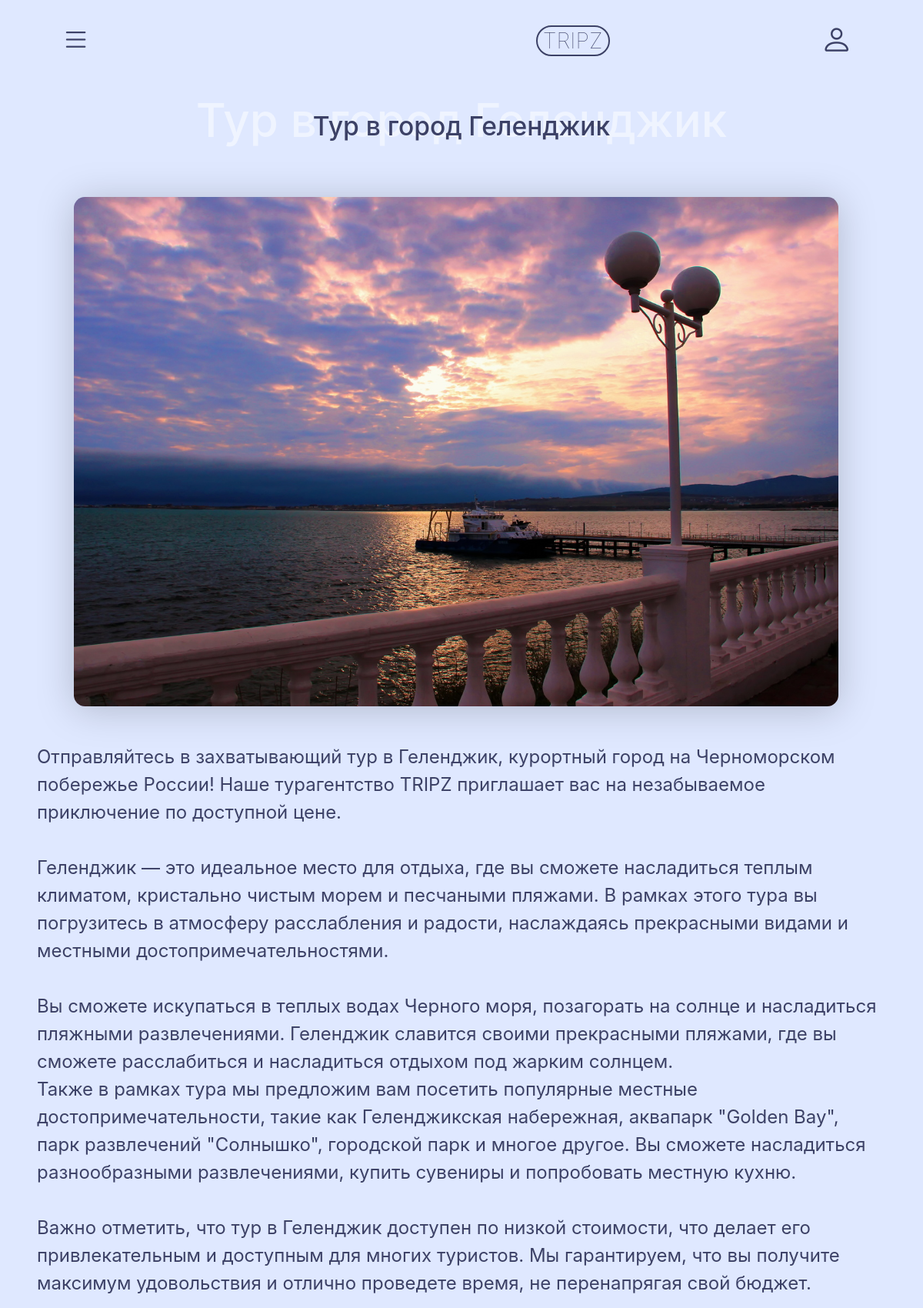
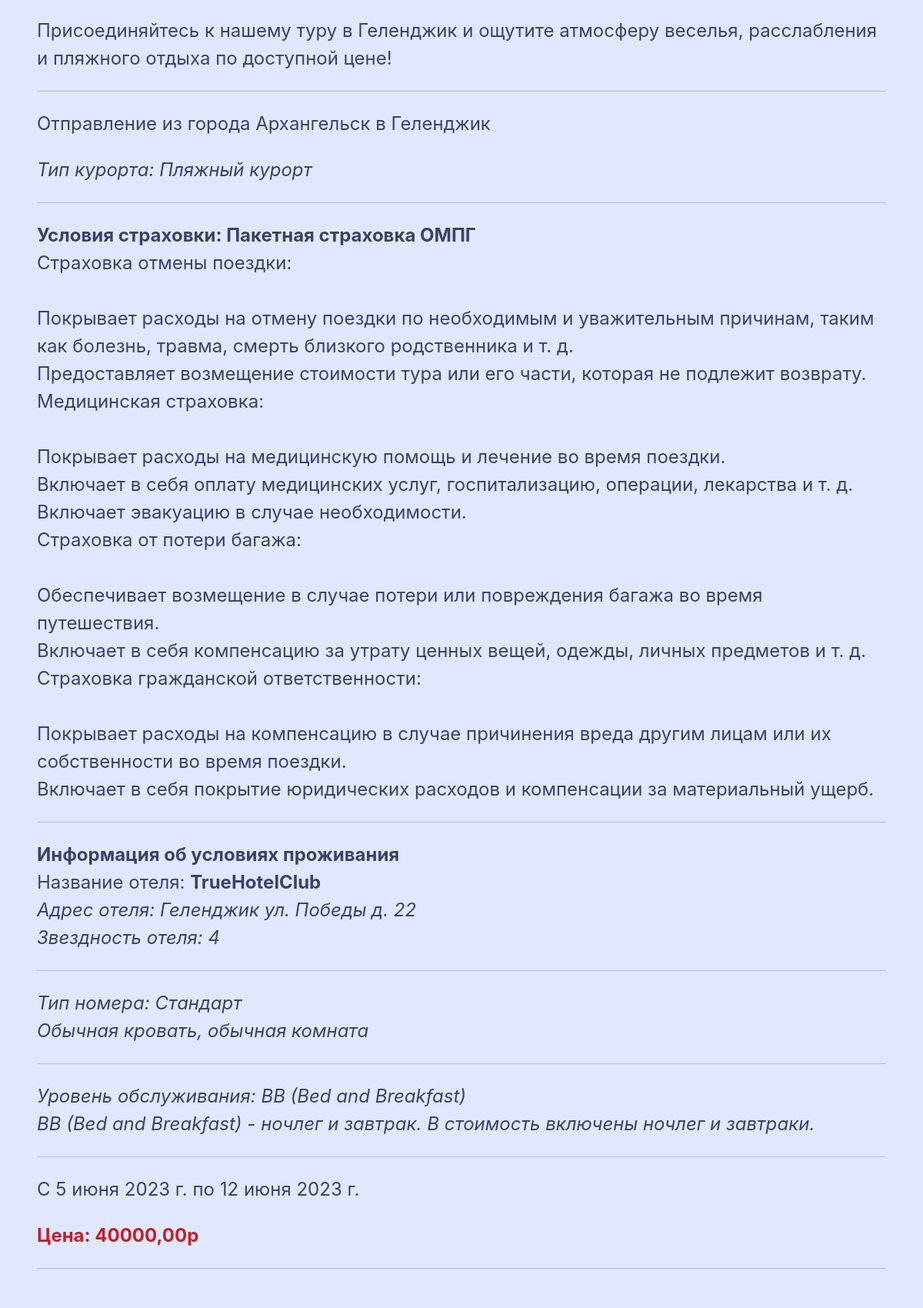
The app's page /tour/10/ (upper part) with its own data (2 pictures, top to bottom).
### tours/models.py (models this page shows, shortened)
class Service(models.Model):
    tour = models.ForeignKey(Tour, blank=True, null=True, on_delete=models.PROTECT, verbose_name='Тур')
    additional_service = models.ForeignKey(AdditionalService, blank=True, null=True,
                                           on_delete=models.PROTECT, verbose_name='Дополнительная услуга')
    price = models.DecimalField(max_digits=10, decimal_places=2, verbose_name='Цена')
    start_date = models.DateField(blank=True, null=True, verbose_name='Дата начала(для туров)')
    end_date = models.DateField(blank=True, null=True, verbose_name='Дата окончания(для туров)')
    class Meta:
        verbose_name = 'Услуга'
        verbose_name_plural = 'Услуги'

class Tour(models.Model):
    title = models.CharField(max_length=120, verbose_name='Наименование')
    description = models.TextField(null=True, blank=True, verbose_name='Описание')
    departure_city = models.ForeignKey(City, on_delete=models.PROTECT, verbose_name='Город отправления')
    insurance = models.ForeignKey(Insurance, on_delete=models.PROTECT, verbose_name='Страховка')
    type_of_resort = models.ForeignKey(TypeOfResort, on_delete=models.PROTECT, verbose_name='Тип курорта')
    living_conditions = models.ForeignKey(LivingConditions, on_delete=models.PROTECT, verbose_name='Условия проживания')
    image = models.ImageField(upload_to='tours/', null=True,
                                blank=True, verbose_name='Обложка')
    class Meta:
        verbose_name = 'Тур'
        verbose_name_plural = 'Туры'

class City(models.Model):
    title = models.CharField(max_length=80, unique=True, verbose_name='Наименование')
    def __str__(self):
        return '%s' % (self.title)
    class Meta:
        verbose_name = 'Город'
        verbose_name_plural = 'Города'

class LivingConditions(models.Model):
    hotel = models.ForeignKey(Hotel, on_delete=models.PROTECT, verbose_name='Отель')
    type_of_hotel_room = models.ForeignKey(TypeOfHotelRoom, on_delete=models.PROTECT, verbose_name='Тип номера')
    type_of_hotel_catering = models.ForeignKey(TypeОfHotelCatering,
                                               on_delete=models.PROTECT, verbose_name='Тип питания')
    class Meta:
        verbose_name = 'Условия проживания'
        verbose_name_plural = 'Условия проживания'

class Hotel(models.Model):
    STAR_CHOICES = (
        (0, 'Нет звезд'),
        (1, '1 звезда'),
        (2, '2 звезды'),
        (3, '3 звезды'),
        (4, '4 звезды'),
        (5, '5 звезд'),
    )
    title = models.CharField(max_length=80, verbose_name='Наименование')
    description = models.TextField(null=True, blank=True, verbose_name='Описание')
    city = models.ForeignKey(City, on_delete=models.PROTECT, verbose_name='Город')
    address = models.CharField(max_length=120, verbose_name='Адрес')
    star_rating = models.IntegerField(
        choices=STAR_CHOICES,
        validators=[MinValueValidator(0), MaxValueValidator(5)],
        verbose_name='Звездность гостиницы'
    )
    class Meta:
        unique_together = ('title', 'city')
        verbose_name = 'Гостиница'
        verbose_name_plural = 'Гостиницы'

class TypeOfResort(models.Model):
    title = models.CharField(max_length=120, verbose_name='Наименование')
    description = models.TextField(null=True, blank=True, verbose_name='Описание')
    def __str__(self):
        return '%s' % (self.title)
    class Meta:
        verbose_name = 'Тип курорта'
        verbose_name_plural = 'Типы курортов'

class Insurance(models.Model):
    title = models.CharField(max_length=120, verbose_name='Наименование')
    description = models.TextField(null=True, blank=True, verbose_name='Условия страховки')
    class Meta:
        verbose_name = 'Страховка'
        verbose_name_plural = 'Страховки'

class TypeOfHotelRoom(models.Model):
    title = models.CharField(null=False, blank=False, max_length=30, unique=True, verbose_name='Наименование')
    description = models.TextField(null=True, blank=True, verbose_name='Описание')
    class Meta:
        verbose_name = 'Тип номера'
        verbose_name_plural = 'Типы номеров'

class TypeОfHotelCatering(models.Model):
    title = models.CharField(max_length=30, unique=True, verbose_name='Наименование')
    description = models.TextField(null=True, blank=True, verbose_name='Описание')
    class Meta:
        verbose_name = 'Тип питания'
        verbose_name_plural = 'Типы питаний'

### pages/views.py (the view)
# urls.py: path('tour/<int:id>/', views.tour_detail, name='tour_detail'),
def tour_detail(request, id):
    try:
        service = Service.objects.get(id=id)
        context = {'service': service}
        return render(request, 'tour.html', context)
    except Service.DoesNotExist:
        raise Http404("Service does not exist")

### pages/templates/tour.html (shortened to what this page needs)
{% extends 'base.html' %}
{% block content %}
    <div class="header">
        <div class="nav-custom">{% include 'navbar.html' %}</div>
    </div>
    <div class="main-content">
        <div class="main-text-container">
            <h1 class="main-text-bg">{{ service.tour.title }}</h1>
            <h3 class="main-text-fr">{{ service.tour.title }}</h3>
        </div>
        <div class="block">
            <img src="{{ service.tour.image.url }}" class="img-in-block">
            <p>
                {{ service.tour.description|linebreaksbr }}
            </p>
            <hr>
            <p>
                Отправление из города {{ service.tour.departure_city }} в {{ service.tour.living_conditions.hotel.city }}
            </p>
            <p>
                <i>Тип курорта: {{ service.tour.type_of_resort }}</i>
            </p>
            <hr>
            <p>
                <b>Условия страховки: {{ service.tour.insurance.title }}
                </b>
                <br>
                {{ service.tour.insurance.description|linebreaksbr }}
            </p>
            <hr>
            <p>
                <b>Информация об условиях проживания</b>
                <br>
                Название отеля: <b>{{ service.tour.living_conditions.hotel.title }}</b>
                <br>
                <i>
                    Адрес отеля: {{ service.tour.living_conditions.hotel.city.title }} {{ service.tour.living_conditions.hotel.address }}
                    <br>
                    Звездность отеля: {{ service.tour.living_conditions.hotel.star_rating }}
                </i>
                <hr>
                <i>
                    Тип номера: {{ service.tour.living_conditions.type_of_hotel_room.title }}
                    <br>{{ service.tour.living_conditions.type_of_hotel_room.description }}
                </i>
                <hr>
                <i>
                    Уровень обслуживания: {{ service.tour.living_conditions.type_of_hotel_catering.title }}
                    <br>{{ service.tour.living_conditions.type_of_hotel_catering.description }}
                </i>
            </p>
            <hr>
            <p>
                С {{ service.start_date }} по {{ service.end_date }}
            </p>
            <p style="color: #c61e29; font-weight: bolder">Цена: {{ service.price }}р</p>
            <hr>
        </div>
    </div>
{% endblock %}

### pages/templates/tour.html (style rules this page uses)
.nav-custom { z-index: 10000; position: fixed; top: 0px; width: 100%; background: none; padding: 0em 2em; }
.main-content { width: 100%; padding: 2em; margin-bottom: 2em; }
.main-text-container { position: relative; height: auto; margin-top: 4em; }
.main-text-bg { position: absolute; z-index: 1; font-size: 2.5em; color: rgba(255, 255, 255, 0.5); text-align: center; width: 100%; top: -0.4em; }
.main-text-fr { position: relative; font-size: 1.4em; z-index: 2; text-align: center; }
.block { margin-top: 1em; overflow: hidden; }
.img-in-block { max-width: 90%; border-radius: 0.6em; filter: drop-shadow(0em 0.2em 1em rgba(0, 0, 0, 0.2)); height: auto; margin: 2em; }
.header { width: 100%; }

### pages/templates/base.html (style rules this page uses)
* { font-family: 'Inter', sans-serif; font-weight: normal; font-size: 24px; color: #3C4166; }

### records on screen
Service: tour "Тур в город Геленджик", tour.image (picture), tour.description "Отправляйтесь в захватывающий тур в Геленджик, курортный город на Черноморском побережье России! Наше турагентство TRIPZ приглашает вас на незабываемое приключение по доступной цене. Геленджик — это идеальное место для отдыха, где вы сможете насладиться теплым климатом, кристально чистым морем и песчаными пляжами. В рамках этого тура вы погрузитесь в атмосферу расслабления и радости, наслаждаясь прекрасными видами и местными достопримечательностями. Вы сможете искупаться в теплых водах Черного моря, позагорать на солнце и насладиться пляжными развлечениями. Геленджик славится своими прекрасными пляжами, где вы сможете расслабиться и насладиться отдыхом под жарким солнцем. Также в рамках…", tour.departure_city "Архангельск", tour.living_conditions.hotel.city "Геленджик", tour.type_of_resort "Пляжный курорт", tour.insurance "Пакетная страховка ОМПГ", tour.insurance.description "Страховка отмены поездки: Покрывает расходы на отмену поездки по необходимым и уважительным причинам, таким как болезнь, травма, смерть близкого родственника и т. д. Предоставляет возмещение стоимости тура или его части, которая не подлежит возврату. Медицинская страховка: Покрывает расходы на медицинскую помощь и лечение во время поездки. Включает в себя оплату медицинских услуг, госпитализацию, операции, лекарства и т. д. Включает эвакуацию в случае необходимости. Страховка от потери багажа: Обеспечивает возмещение в случае потери или повреждения багажа во время путешествия. Включает в себя компенсацию за утрату ценных вещей, одежды, личных предметов и т. д. Страховка гражданской…", tour.living_conditions.hotel "TrueHotelClub", tour.living_conditions.hotel.address "ул. Победы д. 22", tour.living_conditions.hotel.star_rating "4", tour.living_conditions.type_of_hotel_room "Стандарт", tour.living_conditions.type_of_hotel_room.description "Обычная кровать, обычная комната", tour.living_conditions.type_of_hotel_catering "BB (Bed and Breakfast)", tour.living_conditions.type_of_hotel_catering.description "BB (Bed and Breakfast) - ночлег и завтрак. В стоимость включены ночлег и завтраки.", start_date "5 июня 2023 г.", end_date "12 июня 2023 г.", price "40000,00"
